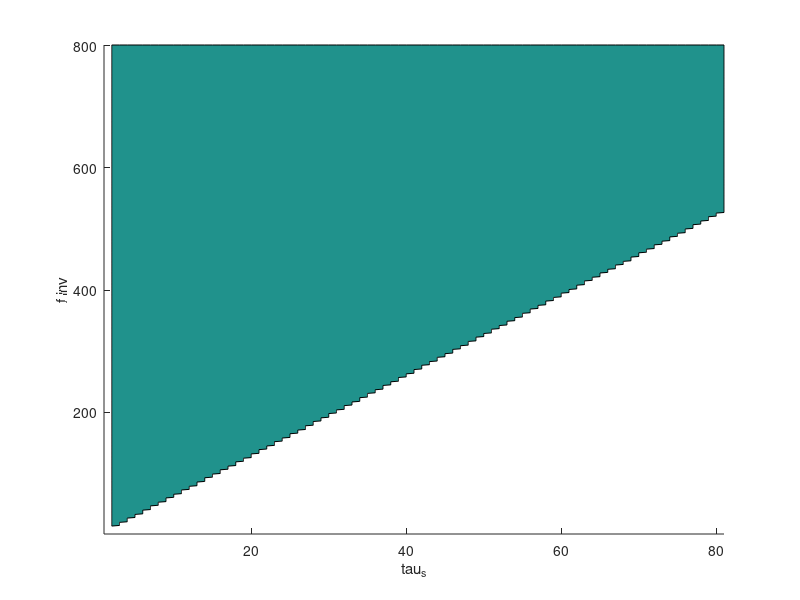

MATLAB code for this plot: (Note: this script raises an error after producing the figure.)
%Script to plot where we predict SOC to occur in simulations...and then to run a lot of simulations
%for those parameters and inspect (by eye, for now, but with longer simulations eventually...) whether 
%we do indeed observe SOC in those region


%we expect SOC to occur when:
%2.3*tau_s << 0.35 f^{-1} (finv)

[taus, finv] = meshgrid((0:80), (0:800));
ineq1 = 2.3*taus < 0.35*finv;             %# First inequation
ineq2 = 0.05^2*finv < 2.3^2*taus.^3; %# Second inequation
both = ineq1 & ineq2;                      %# Intersection of both inequations

figure, hold on
c = 1:3;                                   %# Contour levels
contourf(c(1) * both, [c(1), c(1)], 'k')   %# Fill area for both inequations
xlabel('tau_s')
ylabel('f inv')
%set(gca, 'XTickLabel', {t(get(gca, 'XTick'))}, 'YTickLabel', {t(get(gca, 'YTick'))})
saveplot(gcf, './worksheets/soc/soc_plots/taus_finv.eps');

%Run some longer simulations on a 128*128 grid and collect wave size stats
%Run with default parameters

%Let's first determine a good value of L and D to produce small waves for n = 128

tlim = 400;
params = parameters('ml_sahp', 'homog', [0:0.1:tlim], 128, 'bernoulli');
finv = 800;
p = params.noiseStepSize/finv; gnM = 20;
D = 0.005;
params.modelps(16) = D;
params.diffusion_coeff = D;
params.length = 4;
params.fnoise = noisehandle('bernoulli', {p, gnM});

%Then run that for a long time with three different parameter sets
runlongsim(params, 'soc1', 2, 1, 'split', 0, 1);
p = params.noiseStepSize/finv; gnM = 20;
params.fnoise = noisehandle('bernoulli', {p, gnM});
runlongsim(params, 'soc2', 2, 1, 'split', 0, 1);
compute_stats('./simdata/soc1.mat', './simdata/soc1_stats.mat');
compute_stats('./simdata/soc2.mat', './simdata/soc2_stats.mat');
plotstats('./simdata/soc1_stats.mat', './worksheets/soc/soc_plots/soc1');
plotstats('./simdata/soc2_stats.mat', './worksheets/soc/soc_plots/soc2');

%Compute R^2 value of fit to power-law. Exponent

%Take simulation data and look at 'critical density'

%Take stats and compute RMS of fires

%That's it....
